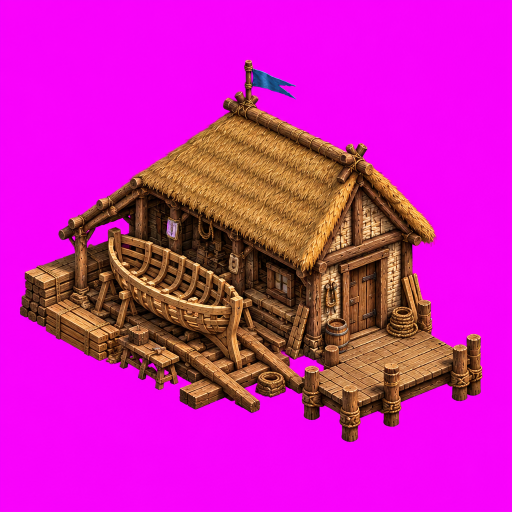
#> input picture tools/raw/dock.png, 1024 x 1024 px (shown at 1/2 size)
$ python key_sprite.py raw/dock.png raw/dock.png 5
#> lines starting #> are read from the running program, lines starting #| are printed output that depends on the picture
"""
Düz macenta (#FF00FF) zemin üzerinde üretilmiş tek bir bina görselini oyun sprite'ına çevirir
ve assets/manifest.js'e ekler (taban ölçümü: alt %30'luk kısımdaki opak sütunlar).

Kullanım:  python tools/key_sprite.py <girdi.png> <anahtar> [en büyük boyut]   ör.  tools/raw/dock.png dock_0 640
"""
import json
import sys
from pathlib import Path

import numpy as np
from PIL import Image

ROOT = Path(__file__).resolve().parent.parent
MAXDIM = 640


def key_magenta(arr):
    rgb = arr[..., :3].astype(np.float32) / 255.0
    r, g, b = rgb[..., 0], rgb[..., 1], rgb[..., 2]
    mag = np.minimum(r, b) - g                      # macentalık: R ve B, G'den ne kadar fazla
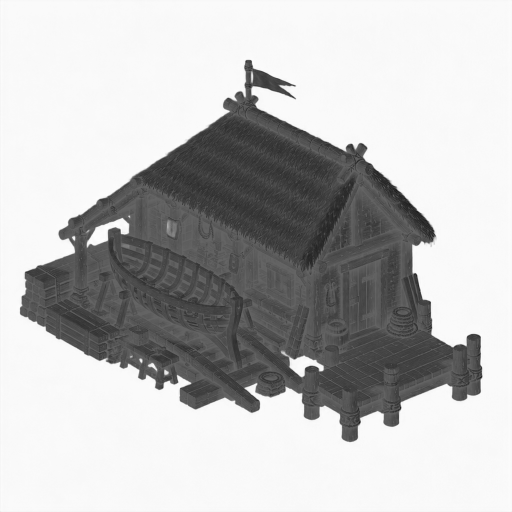
#> mag: shape (1024, 1024) float32 (shown at 1/2 size); min -0.647, max 0.996, mean 0.573; drawn with min black and max white
    a = np.clip((0.62 - mag) / 0.3, 0, 1)
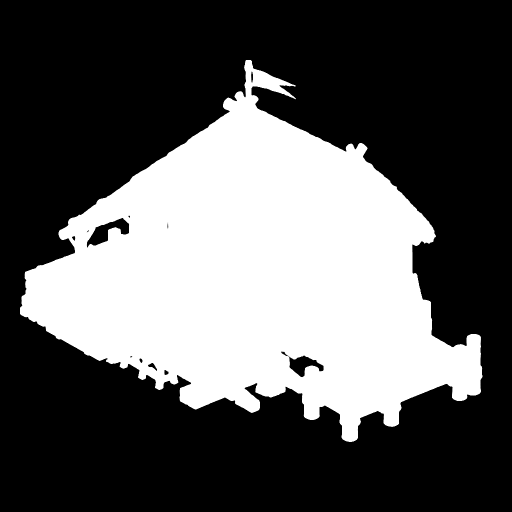
#> a: shape (1024, 1024) float32 (shown at 1/2 size); min 0, max 1, mean 0.349
    spill = np.clip(mag, 0, None) * (1 - a * 0.6)   # kenardaki pembe hâleyi bastır
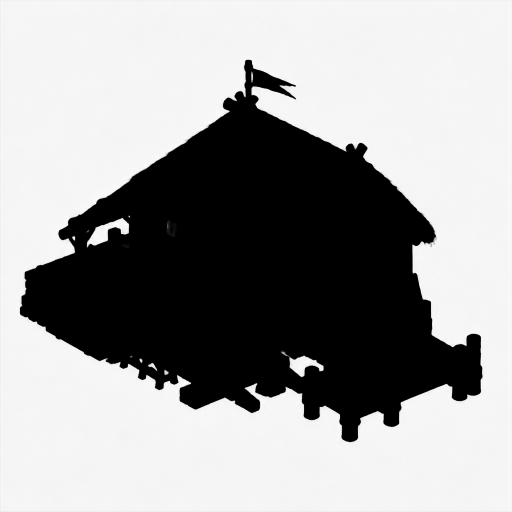
#> spill: shape (1024, 1024) float32 (shown at 1/2 size); min 0, max 0.996, mean 0.625
    rgb[..., 0] -= spill
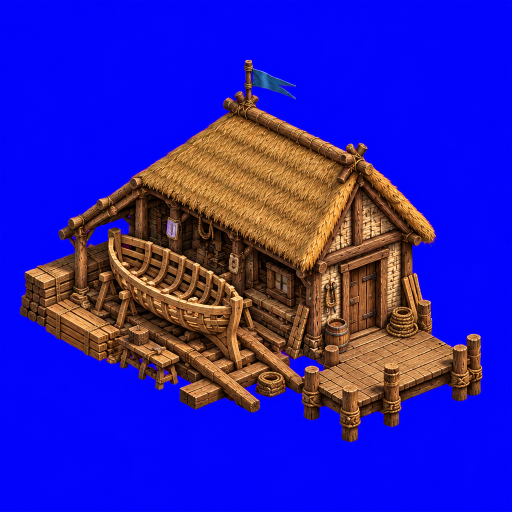
#> rgb: shape (1024, 1024, 3) float32 (shown at 1/2 size); mean R, G, B 0.184, 0.122, 0.704
    rgb[..., 2] -= spill
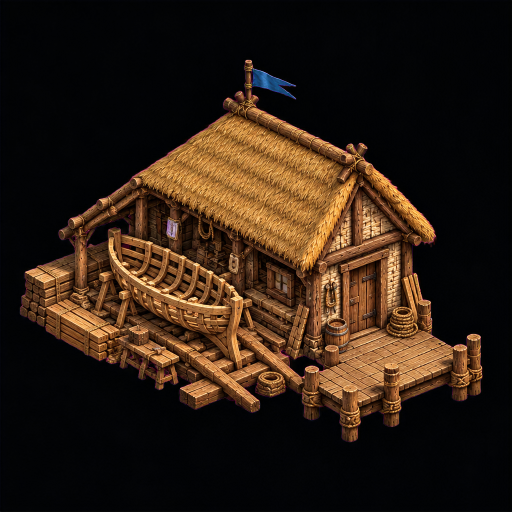
#> rgb: shape (1024, 1024, 3) float32 (shown at 1/2 size); mean R, G, B 0.184, 0.122, 0.0775
    out = np.dstack([np.clip(rgb, 0, 1), a])
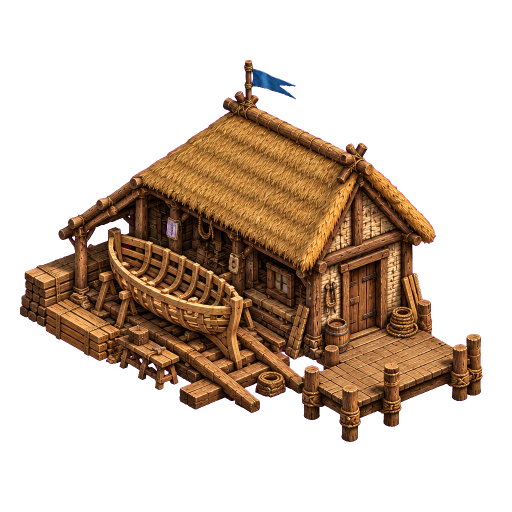
#> out: shape (1024, 1024, 4) float32 (shown at 1/2 size); mean R, G, B, A 0.184, 0.122, 0.0775, 0.349; transparent parts drawn white
    return (out * 255).astype(np.uint8)


def base_metrics(a, frac):
    h, w = a.shape
    y0 = int(h * (1 - frac))
    cols = np.where((a[y0:] > 60).any(axis=0))[0]
    if len(cols) == 0:
        return 0.5, w
    return float((cols[0] + cols[-1]) / 2 / w), float(cols[-1] - cols[0] + 1)


def main(src, key, maxdim=MAXDIM):
    arr = key_magenta(np.array(Image.open(src).convert('RGB')))
    ys, xs = np.where(arr[..., 3] > 8)
    img = Image.fromarray(arr[ys.min():ys.max() + 1, xs.min():xs.max() + 1], 'RGBA')
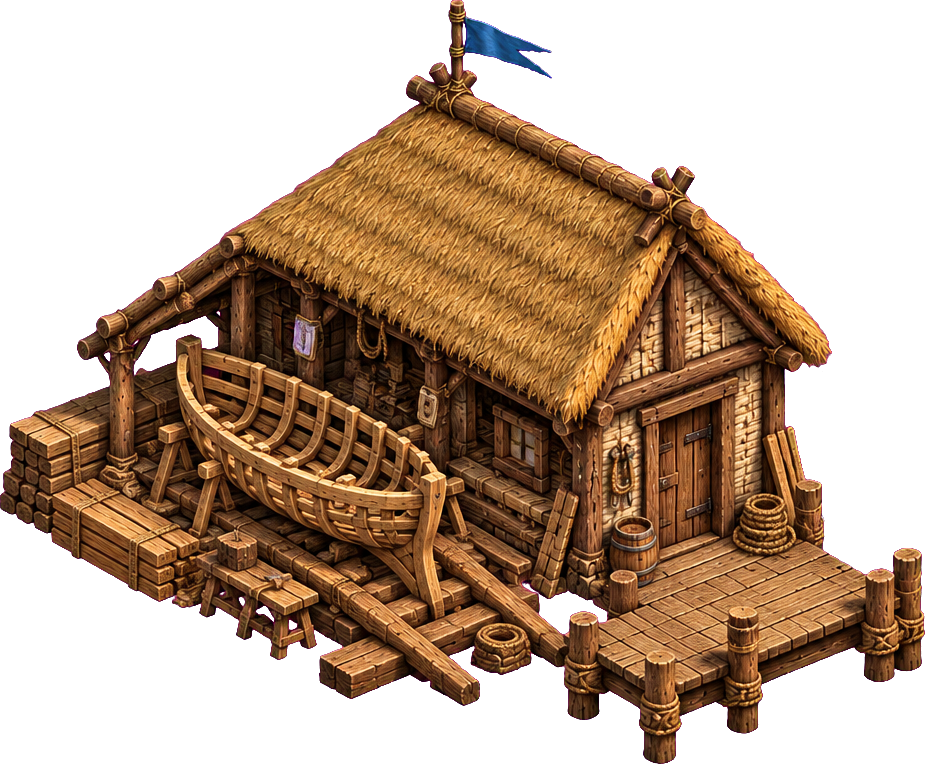
#> img: PIL image 925x764 RGBA; mean R, G, B, A 67.2, 44.4, 25.9, 132.2; transparent parts drawn white
    s = min(1.0, maxdim / max(img.size))
#> s = 0.00541
    if s != 1:
        img = img.resize((round(img.width * s), round(img.height * s)), Image.LANCZOS)
    ax, bw = base_metrics(np.array(img)[..., 3], 0.3)
#> in base_metrics, `cols = np.where((a[y0:] > 60).any(axis=0))[0]`: cols = [0, 1, 2, 3, 4]
#> ax = 0.4; bw = 5
    out = ROOT / 'assets' / 'sprites' / f'{key}.webp'
    img.save(out, 'WEBP', quality=90, method=6)

    mpath = ROOT / 'assets' / 'manifest.js'
#> (the run stopped early here; a loop or call above may not have finished)

$ run again, with tools/raw/alchemyLab.png copied over tools/raw/dock.png
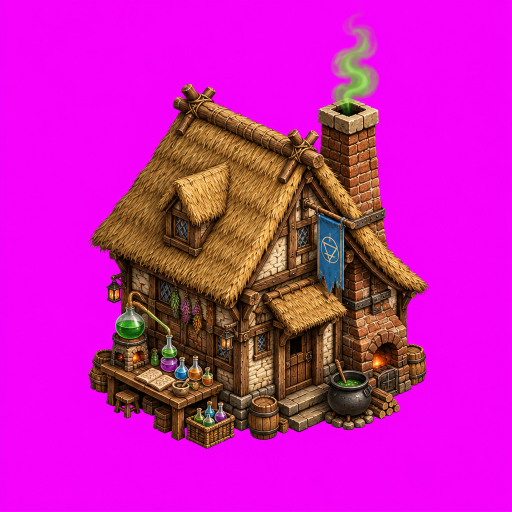
#> input picture tools/raw/alchemyLab.png, 1024 x 1024 px (shown at 1/2 size)
#> in key_magenta, `out = np.dstack([np.clip(rgb, 0, 1), a])`:
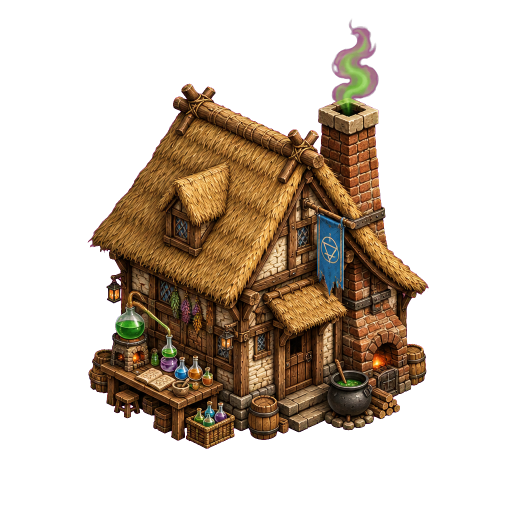
#> out: shape (1024, 1024, 4) float32 (shown at 1/2 size); mean R, G, B, A 0.166, 0.118, 0.0839, 0.345; transparent parts drawn white
#> in main, `img = Image.fromarray(arr[ys.min():ys.max() + 1, xs.min():xs.max() + 1..`:
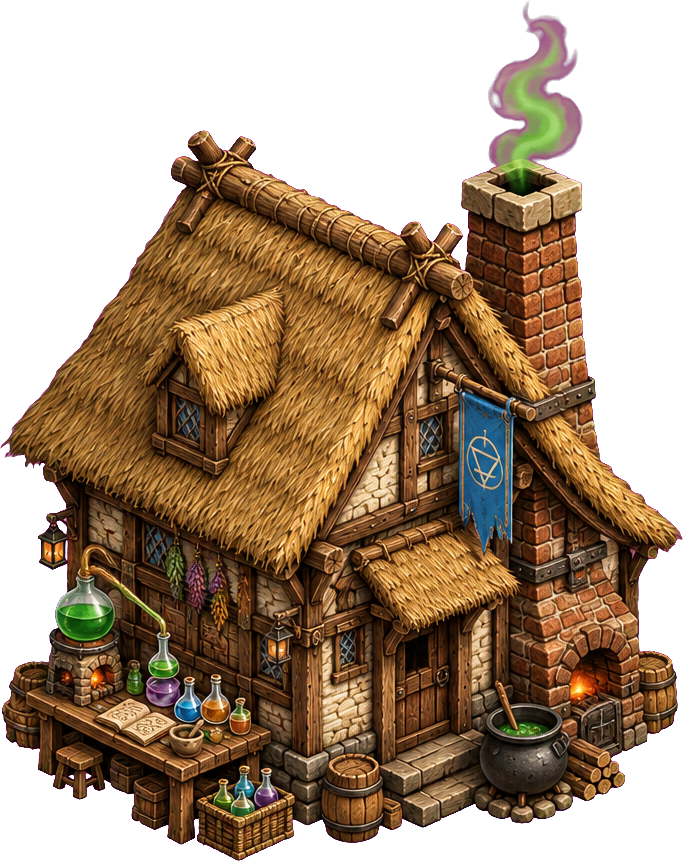
#> img: PIL image 683x861 RGBA; mean R, G, B, A 72.4, 51.2, 31.2, 156.7; transparent parts drawn white
#> cols = [0, 1, 2, 3]
#> ax = 0.375; bw = 4

$ run again, with tools/raw/animalFarm.png copied over tools/raw/dock.png
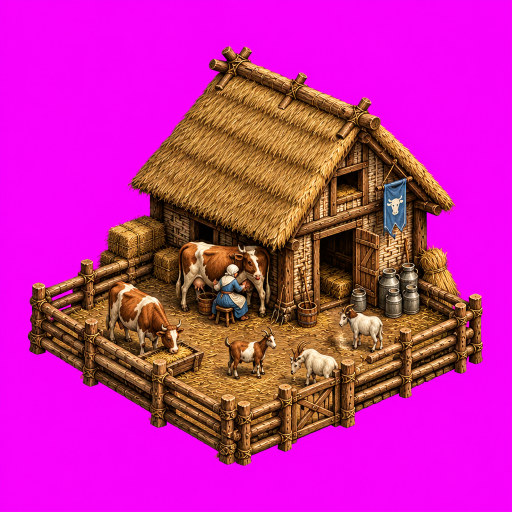
#> input picture tools/raw/animalFarm.png, 1024 x 1024 px (shown at 1/2 size)
#> in key_magenta, `out = np.dstack([np.clip(rgb, 0, 1), a])`:
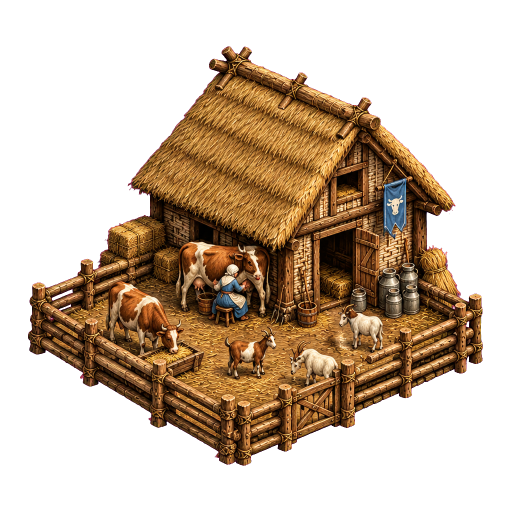
#> out: shape (1024, 1024, 4) float32 (shown at 1/2 size); mean R, G, B, A 0.229, 0.157, 0.0918, 0.429; transparent parts drawn white
#> in main, `img = Image.fromarray(arr[ys.min():ys.max() + 1, xs.min():xs.max() + 1..`:
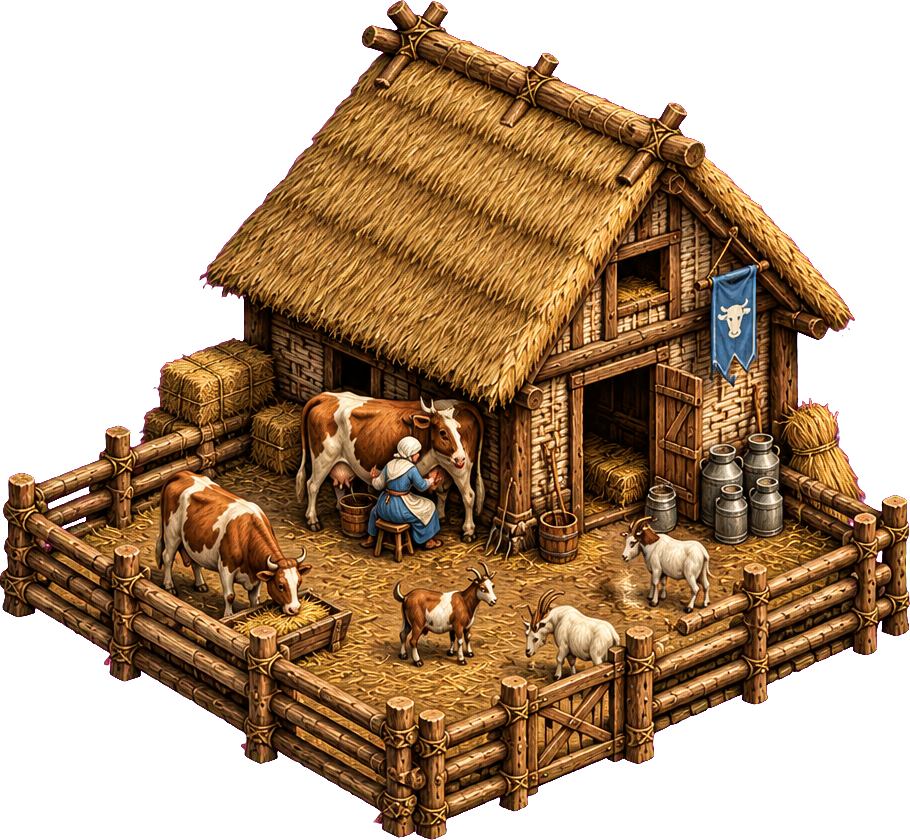
#> img: PIL image 910x840 RGBA; mean R, G, B, A 78.3, 53.4, 29.2, 150; transparent parts drawn white
#> cols = [0, 1, 2, 3, 4]
#> ax = 0.4; bw = 5

$ run again, with tools/raw/animalFarm_night.png copied over tools/raw/dock.png
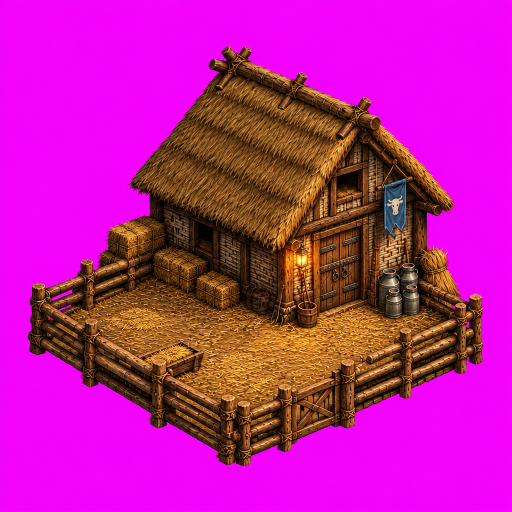
#> input picture tools/raw/animalFarm_night.png, 1024 x 1024 px (shown at 1/2 size)
#> in main, `img = Image.fromarray(arr[ys.min():ys.max() + 1, xs.min():xs.max() + 1..`:
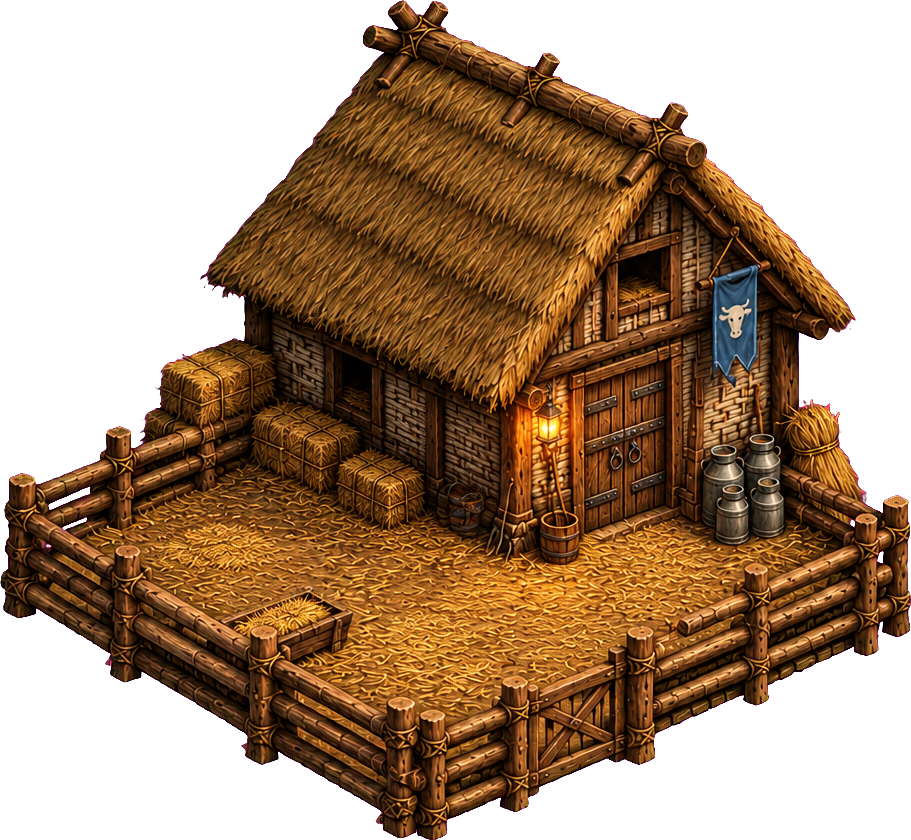
#> img: PIL image 911x840 RGBA; mean R, G, B, A 67.4, 41.7, 20.8, 150.1; transparent parts drawn white
#> cols = [0, 1, 2, 3, 4]
#> ax = 0.4; bw = 5
